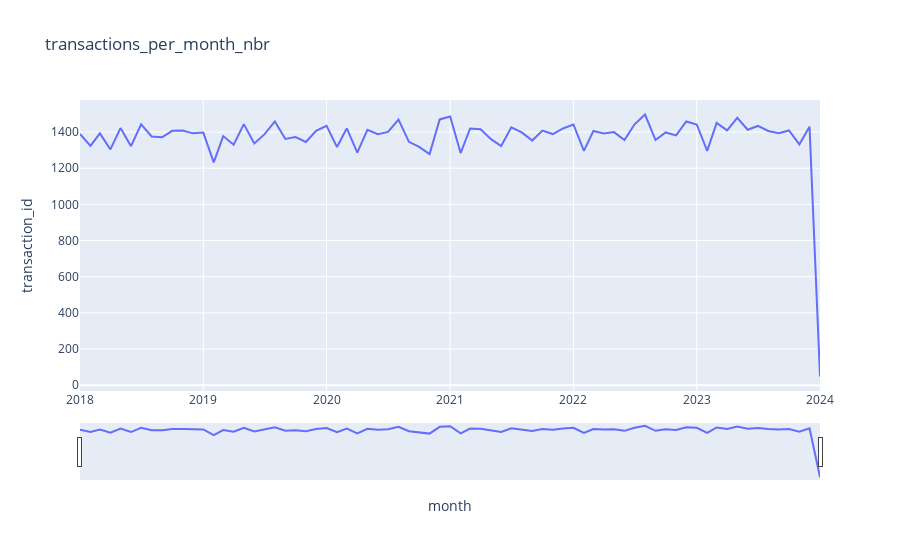

Notebook source saved alongside this figure:
### Markdown cell above
Nombre de transaction par mois

### Code cell
transactions_per_month_nbr = pd.DataFrame(transactions_copy.groupby("month").transaction_id.count()).reset_index()
fig = px.line(transactions_per_month_nbr, x='month', y='transaction_id', title='transactions_per_month_nbr')

fig.update_xaxes(rangeslider_visible=True)
fig.show()
